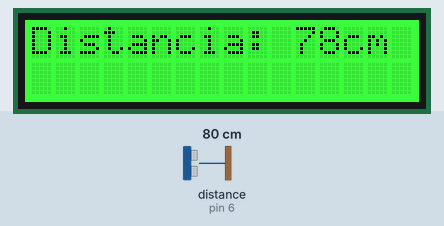
Recording of a sketch running on a simulated Arduino Uno, built with avr-gcc and run on an emulated ATmega328P. Shown: 16×2 character LCD. Wiring (inferred from the names in the program): ultrasonic range finder: trigger pin 2; echo pin 6. The inputs (shaded band) are chosen by the test bench; at power-on: distance to the obstacle (sensor on pin 6) 80 cm. The echo pulse lasts 58.3 µs per cm; what the sketch prints to the serial monitor is not drawn.

Above: at 2.2 s.
2.3 s: distance to the obstacle (sensor on pin 6) set to 2 cm
At 3.1 s:
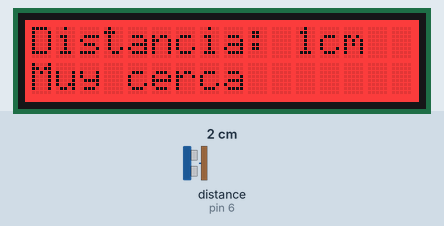
3.9 s: distance to the obstacle (sensor on pin 6) set to 9 cm
At 4.9 s:
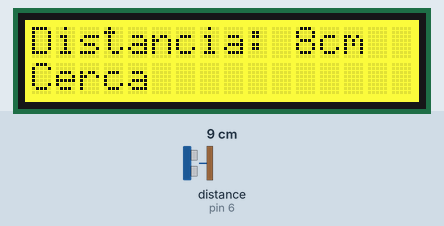
5.4 s: distance to the obstacle (sensor on pin 6) set to 18 cm
At 6.6 s:
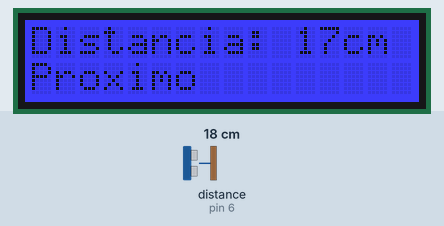
6.9 s: distance to the obstacle (sensor on pin 6) set to 60 cm
At 7.4 s:
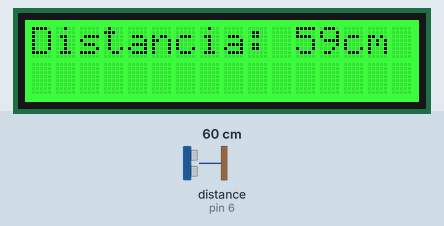
9.9 s: distance to the obstacle (sensor on pin 6) set to 35 cm
At 10.4 s:
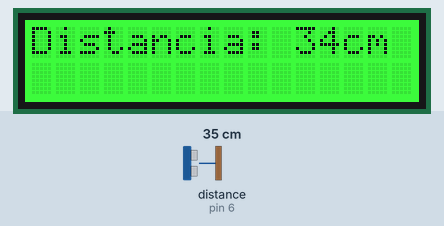
Timing chart, 0 to 12.9 s (numbered marks = the images above; inputs shaded):
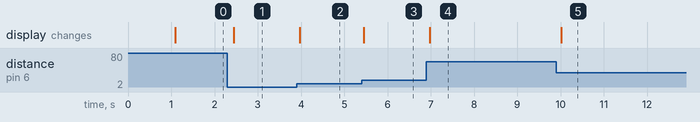

Measured:
- after the input at 2.3 s, the display: changes after 0.15 s (image 1)
- after the input at 3.9 s, the display: changes after 0.07 s (image 2)
- after the input at 5.4 s, the display: changes after 0.05 s (image 3)
- after the input at 6.9 s, the display: changes after 0.07 s (image 4)
- after the input at 9.9 s, the display: changes after 0.12 s (image 5)

The sketch:

TP3EJ7.ino
```cpp
/* 7. Utilice una pantalla LCD RGB para mostrar los datos del ejercicio 1 de la guía 2, en la primera línea
 *  de la pantalla deberá mostrar “distancia: valor cm” y en la segunda línea muestre la distancia de los objetos
 *  de acuerdo al siguiente criterio si está a menos de 5 cm muy cerca, a menos de 10 cerca, a menos de 25 próximo
 *  y más de 25 no mostrar nada; Además la pantalla deberá variar su color con los siguientes valor
 rojo, amarillo, azul, verde respectivamente.*/

#include <Wire.h>
#include "rgb_lcd.h"

rgb_lcd lcd;

const int colorR = 0;
const int colorG = 0;
const int colorB = 0;

void setup() {
    Serial.begin(9600);
    pinMode(6, INPUT); //echo
    pinMode(2, OUTPUT); //trig
    // set up the LCD's number of columns and rows:
    lcd.begin(16, 2);
    lcd.setRGB(colorR, colorG, colorB);
    // Print a message to the LCD.
    delay(1000);
}

void loop() {
  digitalWrite(2, LOW);
  delayMicroseconds(100);
  digitalWrite(2, HIGH);
  delayMicroseconds(200);
  digitalWrite(2, LOW);

  int duration = pulseIn(6, HIGH);
  int cm= duration*0.034/2;
  Serial.print(cm);
  Serial.println(' ');
    // set the cursor to column 0, line 1
    // (note: line 1 is the second row, since counting begins with 0)
    // print the number of seconds since reset:
    //lcd.print(millis()/1000);
    lcd.clear();
    mostrar(cm);
    delay(100);
}

void mostrar(int cm){
    if (cm<=5){
      lcd.setRGB(255, 0, 0);
      lcd.setCursor(0, 0);
      lcd.print("Distancia: ");
      lcd.print(cm);
      lcd.print("cm");
      lcd.setCursor(0, 1);
      lcd.print("Muy cerca");
    }
    else if((cm>5)&&(cm<=10)){
      lcd.setRGB(255, 255, 0);
      lcd.setCursor(0, 0);
      lcd.print("Distancia: ");
      lcd.print(cm);
      lcd.print("cm");
      lcd.setCursor(0, 1);
      lcd.print("Cerca");
    }
    else if ((cm>10)&&(cm<=25)){
      lcd.setRGB(0, 0, 255);
      lcd.setCursor(0, 0);
      lcd.print("Distancia: ");
      lcd.print(cm);
      lcd.print("cm");
      lcd.setCursor(0, 1);
      lcd.print("Proximo");
    }
    else{
      lcd.setRGB(0, 255, 0);
      lcd.setCursor(0, 0);
      lcd.print("Distancia: ");
      lcd.print(cm);
      lcd.print("cm");
    }
}
```
